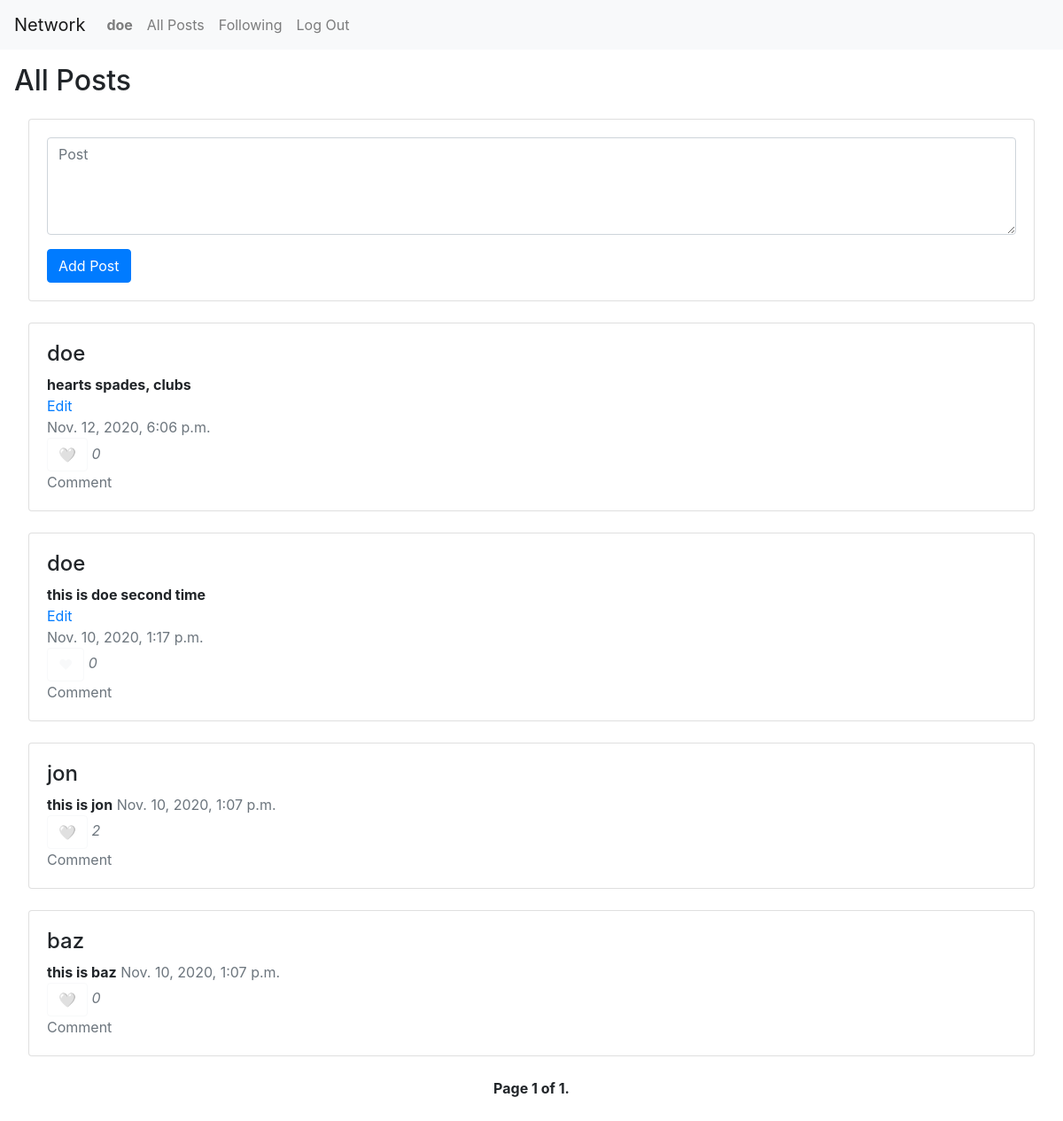
Before: / (signed in) with the older database file.
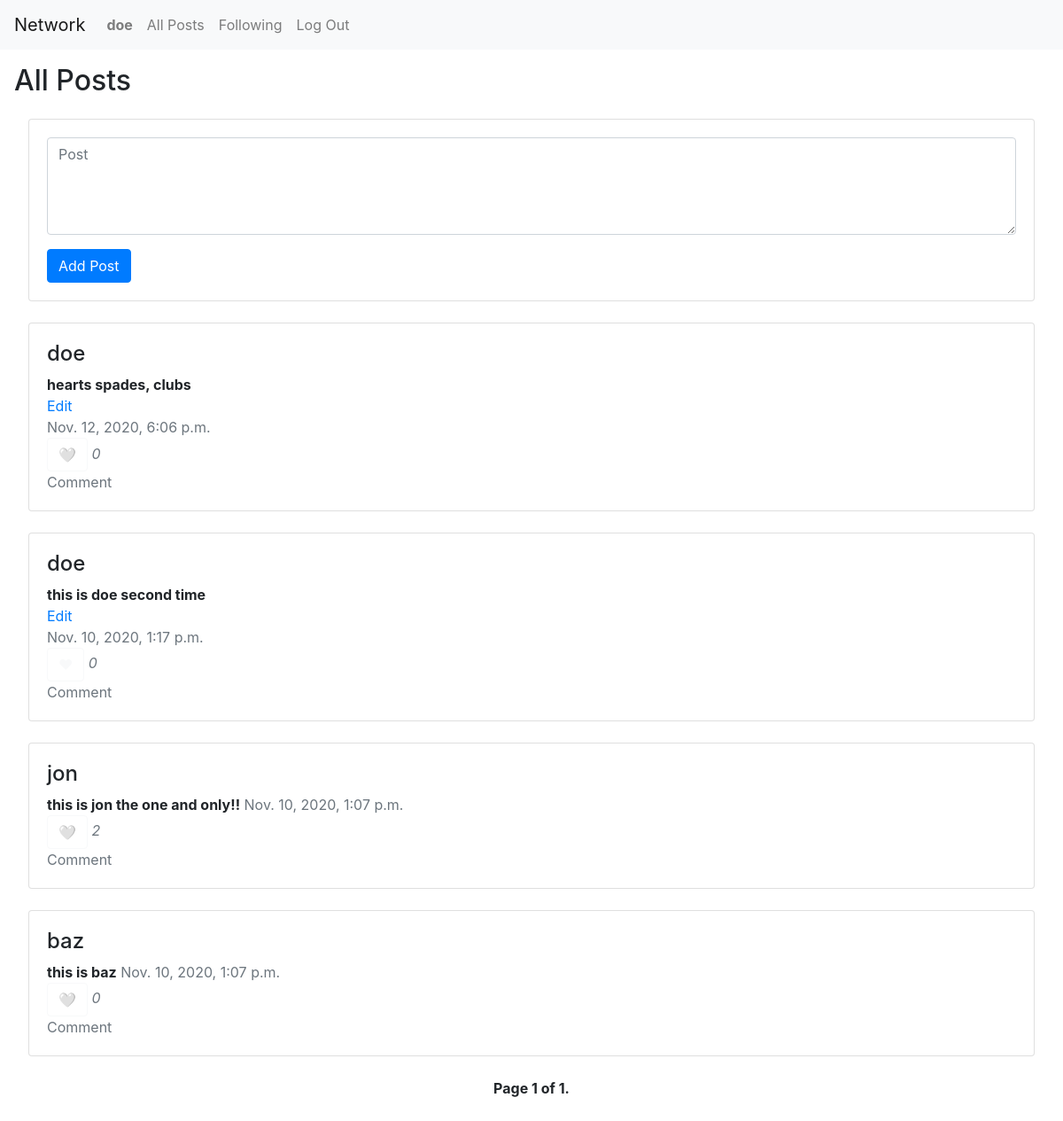
After: the same page with the newer database file.
### network/models.py (models this page shows)
class NewPost(models.Model):
    creator = models.CharField(max_length=64)
    text = models.TextField(verbose_name="Description")
    image = models.URLField(blank=True, verbose_name="Image URL", null=True)
    like = models.IntegerField()
    timeStamp = models.DateTimeField(auto_now_add=True,null=True)
    liked = models.ManyToManyField(User, blank=True, related_name="liked_user")
    objects = models.Manager()

### network/views.py (the view)
# urls.py: path("", views.index, name="index"),
def index(request):
    form = NewPostForm(request.POST)
    posts = NewPost.objects.order_by("-timeStamp").all()
    paginator = Paginator(posts, 10)
    page_number = request.GET.get('page')
    page_obj = paginator.get_page(page_number)
    return render(request, "network/index.html", {
        "title" : "All Posts",
        "posts" : posts.order_by("-timeStamp").all(),
        "form": form,
        "page_obj" : page_obj
    })

### network/views.py
class NewPostForm(forms.Form):
    text = forms.CharField(widget=forms.Textarea(attrs={'placeholder' : 'Post', 'class' : 'form-control', 'rows' : 4}))

### network/templates/network/index.html (shortened to what this page needs)
{% extends "network/layout.html" %}
{% block body %}
    {% if title %}
        <h2>{{title}}</h2>
    {% endif %}
        <div class="card-column" style="padding: 1em;">
        {% if user.is_authenticated %}
            {% if title == "All Posts" %}
                <div class="card">
                    <div class="card-body">
                        <form action="{% url 'newpost' %}" method="post">
                            {% for item in form %}
                            <div class="form-group">{{ item }}</div>
                            {% endfor %}
                            <button class="btn btn-primary" type="submit">Add Post</button>
                        </form>
                    </div>
                </div>
                <br>
            {% endif %}
        {% endif %}
        {% if posts %}
            {% for post in page_obj %}
                <div class="card">
                    <div class="card-body">
                    <ul class="list-group list-group-horizontal" style="list-style-type: none;">
                        <li>
                            <a href="{% url 'profile' post.creator %}" style="color:inherit" id="creator-{{post.id}}"><h4>{{ post.creator }}</h4></a>
                            <strong id="post-{{post.id}}">{{ post.text }}</strong>
                            {% if request.user.username == post.creator %}
                                <a href="javascript:check_edit({{post.id}})" id="edit-{{post.id}}" style="display: block;">Edit</a>
                            {% endif %}
                            <a class="text-muted">{{ post.timeStamp }}<br>
                            {% if user.is_authenticated %}
                                {% if not request.user in post.liked.all %}
                                    <button class="btn btn-outline-light" id="like-{{post.id}}">🤍</button>
                                {% else %}
                                    <button class="btn btn-outline-light" id="like-{{post.id}}">❤</button>
                                {% endif %}
                            {% else %}
                                Likes:
                            {% endif %}
                            <i id="numLike-{{post.id}}">{{ post.like }}</i><br>
                            Comment</a>
                        </li>
                    </ul>
                    </div>
                </div>
                <br>
            {% endfor %}
            <div class="pagination justify-content-center">
                <span class="step-links">
                    <span class="current">
                        <strong>Page {{ page_obj.number }} of {{ page_obj.paginator.num_pages }}.</strong>
                    </span>
                </span>
            </div>
        {% endif %}
    </div>
{% endblock %}

Changed rows visible on the page:
changed NewPost "jon": text "this is jon" → "this is jon the one and only!!"
